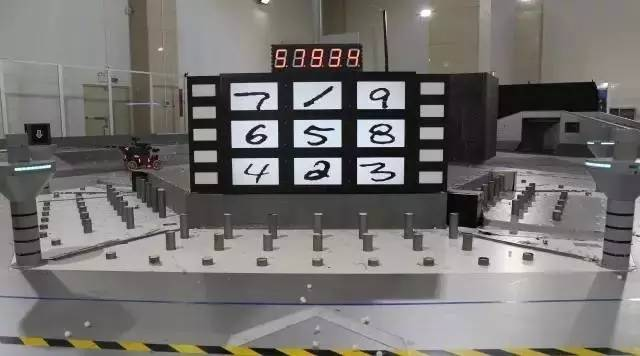
//> input picture week2_practice/Rune1.jpg, 640 x 356 px
$ ./test   (built with g++ and OpenCV 4)
//> lines starting //> are read from the running program, lines starting //| are printed output that depends on the picture; after the words box and inside, x2 and y2 are one past the last pixel; in counts of white or black regions, pixels touching at a corner belong together
#include<opencv2/imgproc/imgproc.hpp>
#include<opencv2/opencv.hpp>
#include<iostream>
#include<curses.h>           // may have to modify this line if not using Windows
#include<algorithm>
#define CV_BGR2GRAY cv::COLOR_BGRA2GRAY
///////////////////////////////////////////////////////////////////////////////////////////////////
using namespace std;
using namespace cv;
const int THRESHOLD_1 = 197;
const int THRESHOLD_2 = 212;

void window_printing(int index, Mat image, Mat image_processed){
	string original_window_title, processed_window_title;
    original_window_title = "Original image " + to_string(index);
    processed_window_title = "Processed image " + to_string(index);
    namedWindow(original_window_title, WINDOW_AUTOSIZE);
    namedWindow(processed_window_title, WINDOW_AUTOSIZE);
    imshow(original_window_title, image);
    imshow(processed_window_title, image_processed);
}


void print_all_contour_location(vector<vector<Point>> contour){
    int index = 0;
    for(vector<vector<Point>>::iterator it = contour.begin(); it != contour.end(); it++, index++){
        cout << "contour " << index << "(" <<  (*it)[0].x << " ," << (*it)[0].y << "), number of points:" << (*it).size() << endl;
    }
}

void draw_all_contours(Mat image, vector<vector<Point>> contour, vector<Vec4i> hierarchy, Scalar color, double thickness){
    for (int i = 0; i < contour.size(); i++) {
		drawContours(image, contour, i, color, thickness, 8, hierarchy, 0, Point());
	}
}

vector<vector<Point>> contour_filtering_for_rectangle(vector<vector<Point>> contour, int minimum_number_of_point, double height_to_width_scale_threshold, double percentage_error){
    //filter for the useless small porint first
    int index = 0;
    for (vector<vector<Point>>::iterator it = contour.begin(); it != contour.end(); index++){
        // cout << "contour " << index << "(" <<  (*it)[0].x << " ," << (*it)[0].y << "), number of points:" << (*it).size() << endl;
        if ((*it).size() < minimum_number_of_point){
            /*cout << "erased " << endl;*/
            it = contour.erase(it);

        }
        else{

            //try to calculate its dimension and ratio
            Rect rect = boundingRect((*it));

            Point top_left_corner = rect.tl();
            Point buttom_right_corner = rect.br() - Point(1, 1);

            cout << "(" << top_left_corner.x << ',' << top_left_corner.y << ") (" << buttom_right_corner.x << ", " << buttom_right_corner.y << ")" << endl;
            double rect_length = buttom_right_corner.x - top_left_corner.x;
            double rect_width = buttom_right_corner.y - top_left_corner.y;
            double actual_height_to_width_scale = rect_length/rect_width;
            double error = abs(actual_height_to_width_scale - height_to_width_scale_threshold)/ height_to_width_scale_threshold;

            cout << "length:" << rect_length << " width:" << rect_width << endl;
            if(error > percentage_error){
                cout << "exceed the ratio, rejected with ratio"<< round(rect_length/rect_width) <<  endl;
                it = contour.erase(it);
            }
            else{
                ++it;
                cout << "qualifed" << endl;
            }
        }

    }
    cout << "finsihed";
    return contour;
}
int main() {
    Mat image[2], image_copied[2],  image_gray[2];
	Mat image_processed[2];
    vector<vector<Point>> contour1, contour2;
	vector<Vec4i> hierarchy1, hierarchy2;
	image[0] = imread("Rune1.jpg");
//> image[0] is the input picture: 356 rows x 640 cols, CV_8UC3; mean B, G, R 111.9, 113.6, 116.4
    image[1] = imread("Rune2.png");
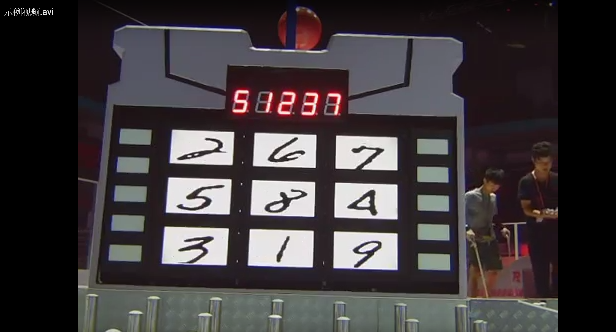
//> input picture week2_practice/Rune2.png, 616 x 332 px
//> image[1] is the input picture: 332 rows x 616 cols, CV_8UC3; mean B, G, R 59.8, 57.7, 63
	// Validation of the image
	if (!image[0].data && !image[1].data) {
		cout << "I couldnt read the image";
		return -1;
	}
	else {
		for(int i = 0; i < 2; i++){
            image[i].copyTo(image_copied[i]);
        }
	}

	// First convert it into grayscale picture
    for(int i = 0; i < 2; i++){
        cvtColor(image_copied[i], image_gray[i], CV_BGR2GRAY);
    }

// then do thresholding to convert in into a binary picture separately
    threshold(image_gray[0], image_processed[0], THRESHOLD_1, 255, THRESH_BINARY);
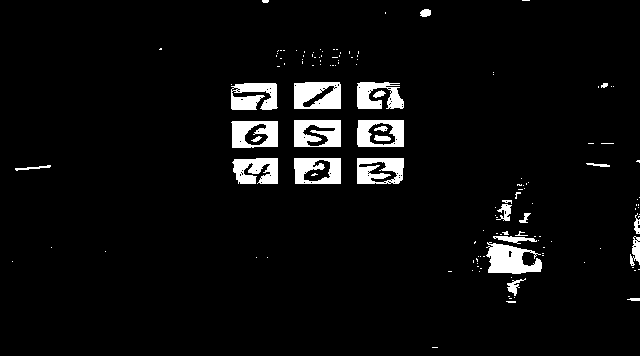
//> image_processed[0]: 356 rows x 640 cols, CV_8UC1; 4.9% white; 139 white regions (112 under 20 px), largest, box (x1, y1, x2, y2) and area: (486, 242, 542, 274) 1149, (294, 82, 341, 109) 1068, (294, 120, 341, 147) 999
    threshold(image_gray[1], image_processed[1], THRESHOLD_2, 255, THRESH_BINARY);
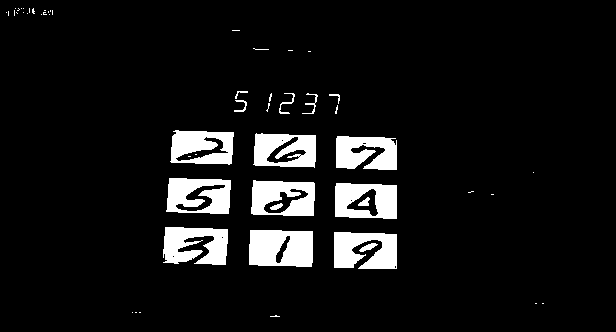
//> image_processed[1]: 332 rows x 616 cols, CV_8UC1; 8.1% white; 54 white regions (37 under 20 px)
    // Finding contour, contours mean a closed curve
    findContours(image_processed[0], contour1, hierarchy1, RETR_TREE, CHAIN_APPROX_SIMPLE, Point(0, 0));
//> contour1 = 223 contours, 193 with area under 20; largest, box (x1, y1, x2, y2) and area: (294, 120, 341, 147) 1196, (357, 120, 404, 147) 1187, (294, 82, 341, 109) 1184, (231, 121, 278, 148) 1146, (294, 158, 341, 184) 1136
    findContours(image_processed[1], contour2, hierarchy2, RETR_TREE, CHAIN_APPROX_SIMPLE, Point(0, 0));
//> contour2 = 68 contours, 47 with area under 20; largest, box (x1, y1, x2, y2) and area: (249, 230, 313, 267) 2166, (166, 178, 231, 214) 2048, (251, 180, 315, 216) 2034, (335, 183, 397, 219) 2012, (253, 133, 316, 168) 1888
    cout << "number of parent contour1 detected" << "using threshold " << THRESHOLD_1 << ": " <<  contour1.size() << endl;
//| number of parent contour1 detectedusing threshold 197: 223
    cout << "number of parent contour2 detected" << "using threshold " << THRESHOLD_2 << ": " <<  contour2.size() << endl;
//| number of parent contour2 detectedusing threshold 212: 68
    contour1 = contour_filtering_for_rectangle(contour1, 10, 2, 0.5);
//> the loop in contour_filtering_for_rectangle, `for (vector<vector<Point>>::iterator it = contour.begin(); it != conto..` made 223 passes
//> (rect, buttom_right_corner, rect_length, rect_width, actual_height_to_width_scale, error) on passes 7, 33, 40, 45, 48, 52, 59: (Rect(507, 278, 19, 18), Point(525, 295), 18, 17, 1.06, 0.471), (Rect(486, 242, 56, 32), Point(541, 273), 55, 31, 1.77, 0.113), (Rect(630, 236, 10, 30), Point(639, 265), 9, 29, 0.31, 0.845), (Rect(633, 236, 5, 5), Point(637, 240), 4, 4, 1, 0.5), (Rect(493, 236, 44, 8), Point(536, 243), 43, 7, 6.14, 2.07), (Rect(515, 231, 13, 5), Point(527, 235), 12, 4, 3, 0.5), (Rect(634, 213, 6, 21), Point(639, 233), 5, 20, 0.25, 0.875)
//| (507,278) (525, 295)
//| length:18 width:17
//| qualifed
//| (486,242) (541, 273)
//> (the first 4 of 21 printed lines)
//> (output is shown up to pass 59 of 223)
//> after the loop in contour_filtering_for_rectangle, `for (vector<vector<Point>>::iterator it = contour.begin(); it != conto..`: index = 223; contour = 23 contours, 5 with area under 20; largest, box (x1, y1, x2, y2) and area: (231, 121, 278, 148) 1146, (357, 158, 404, 184) 1121, (486, 242, 542, 274) 1048, (231, 83, 278, 110) 863, (232, 158, 278, 184) 821
//> contour1 has the same summary as contour in contour_filtering_for_rectangle
    contour2 = contour_filtering_for_rectangle(contour2, 10, 2, 0.5);
//> the loop in contour_filtering_for_rectangle (call 2), `for (vector<vector<Point>>::iterator it = contour.begin(); it != conto..` made 68 passes
//> (rect, buttom_right_corner, rect_length, rect_width, actual_height_to_width_scale, error) on passes 7, 8, 10, 11, 12, 17, 19, 20, 21, 22, 23: (Rect(359, 243, 19, 9), Point(377, 251), 18, 8, 2.25, 0.125), (Rect(334, 232, 63, 37), Point(396, 268), 62, 36, 1.72, 0.139), (Rect(249, 230, 64, 37), Point(312, 266), 63, 36, 1.75, 0.125), (Rect(275, 235, 16, 29), Point(290, 263), 15, 28, 0.536, 0.732), (Rect(163, 227, 65, 38), Point(227, 264), 64, 37, 1.73, 0.135), (Rect(335, 183, 62, 36), Point(396, 218), 61, 35, 1.74, 0.129), (Rect(346, 188, 33, 29), Point(378, 216), 32, 28, 1.14, 0.429), (Rect(358, 197, 12, 9), Point(369, 205), 11, 8, 1.38, 0.312), (Rect(251, 180, 64, 36), Point(314, 215), 63, 35, 1.8, 0.1), (Rect(263, 188, 46, 26), Point(308, 213), 45, 25, 1.8, 0.1), (Rect(270, 203, 13, 7), Point(282, 209), 12, 6, 2, 0)
//| (359,243) (377, 251)
//| length:18 width:8
//| qualifed
//| (334,232) (396, 268)
//> (the first 4 of 24 printed lines)
//> (output is shown up to pass 20 of 68)
//> after the loop in contour_filtering_for_rectangle (call 2), `for (vector<vector<Point>>::iterator it = contour.begin(); it != conto..`: index = 68; contour = 20 contours, 2 with area under 20; largest, box (x1, y1, x2, y2) and area: (249, 230, 313, 267) 2166, (166, 178, 231, 214) 2048, (251, 180, 315, 216) 2034, (335, 183, 397, 219) 2012, (253, 133, 316, 168) 1888
//> contour2 has the same summary as contour in contour_filtering_for_rectangle
    draw_all_contours(image_copied[0], contour1, hierarchy1, (0, 0, 255), 2);
//> the loop in draw_all_contours, `for (int i = 0; i < contour.size(); i++)` made 23 passes
//> after the loop in draw_all_contours, `for (int i = 0; i < contour.size(); i++)`:
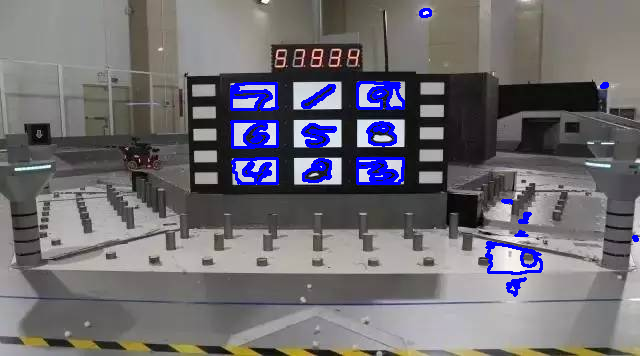
//> image: 356 rows x 640 cols, CV_8UC3; 3.01% of pixels changed, all inside (x1, y1, x2, y2) = (230, 8, 639, 297)
    draw_all_contours(image_copied[1], contour2, hierarchy2, (0, 0, 255), 2);
//> call 2 of draw_all_contours, with color = Scalar(255), thickness = 2
//> the loop in draw_all_contours (call 2), `for (int i = 0; i < contour.size(); i++)` made 20 passes
//> after the loop in draw_all_contours (call 2), `for (int i = 0; i < contour.size(); i++)`:
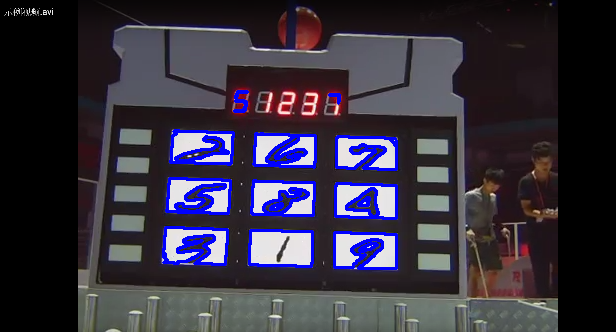
//> image: 332 rows x 616 cols, CV_8UC3; 4.63% of pixels changed, all inside (x1, y1, x2, y2) = (162, 90, 398, 270)
    for (int i = 0; i < 2; i++){
        image_processed[i] = image_copied[i];
        window_printing(i, image[i], image_processed[i]);
    }

	//imwrite("Rune1_processed_binary.jpg", image_processed);
	waitKey(0);
	return 0;
}
